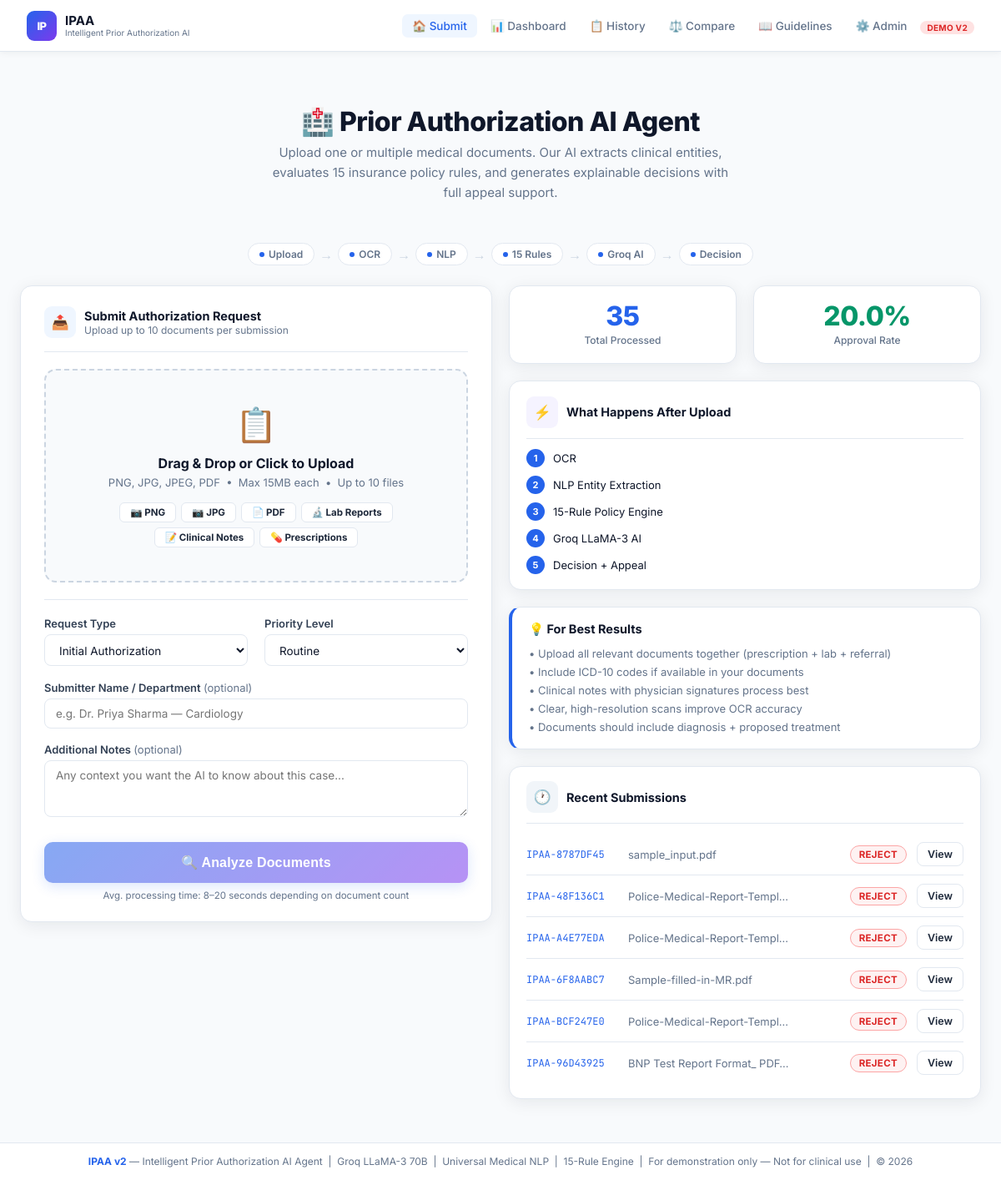
The page / on the database its author committed.
### extract/models.py (models this page shows, shortened)
class AuthorizationRequest(models.Model):
    class Decision(models.TextChoices):
        APPROVE = "APPROVE", "Approved"
        REJECT = "REJECT", "Rejected"
        PENDING = "PENDING", "Pending Review"
        INSUFFICIENT = "INSUFFICIENT", "Insufficient Data"
        PARTIAL = "PARTIAL", "Partial Approval"
    class Status(models.TextChoices):
        PROCESSING = "PROCESSING", "Processing"
        COMPLETE = "COMPLETE", "Complete"
        ERROR = "ERROR", "Error"
    class RequestType(models.TextChoices):
        INITIAL = "INITIAL", "Initial Authorization"
        RENEWAL = "RENEWAL", "Renewal / Continuation"
        EMERGENCY = "EMERGENCY", "Emergency Authorization"
        APPEAL = "APPEAL", "Appeal"
    id = models.UUIDField(primary_key=True, default=uuid.uuid4, editable=False)
    reference_number = models.CharField(max_length=20, unique=True, blank=True)
    created_at = models.DateTimeField(default=timezone.now)
    updated_at = models.DateTimeField(auto_now=True)
    request_type = models.CharField(max_length=20, choices=RequestType.choices, default=RequestType.INITIAL)
    submitter_name = models.CharField(max_length=200, blank=True)
    submitter_notes = models.TextField(blank=True, help_text="Additional context from submitter")
    priority = models.CharField(max_length=10, choices=[
        ("ROUTINE", "Routine"), ("URGENT", "Urgent"), ("STAT", "STAT/Emergency")
    ], default="ROUTINE")
    file = models.FileField(upload_to="documents/%Y/%m/%d/", blank=True, null=True)
    file_name = models.CharField(max_length=255, blank=True)
    file_type = models.CharField(max_length=20, blank=True)
    extracted_text = models.TextField(blank=True)
    ocr_confidence = models.FloatField(default=0.0)
    document_count = models.IntegerField(default=1)
    disease = models.TextField(blank=True)
    treatment = models.TextField(blank=True)
    patient_info = models.TextField(blank=True)
    icd_codes = models.TextField(blank=True)
    cpt_codes = models.TextField(blank=True)
    medications = models.TextField(blank=True)
    procedures = models.TextField(blank=True)
    lab_values = models.JSONField(default=dict, blank=True)
    vitals = models.JSONField(default=dict, blank=True)
    allergies = models.TextField(blank=True)
    dosage_info = models.TextField(blank=True)
    decision = models.CharField(max_length=20, choices=Decision.choices, default=Decision.PENDING)
    reason = models.TextField(blank=True)
    rule_flags = models.JSONField(default=dict, blank=True)
    confidence_score = models.FloatField(default=0.0)
    risk_level = models.CharField(max_length=10, blank=True)
    completeness_score = models.FloatField(default=0.0, help_text="0-100 document completeness")
    validation_score = models.FloatField(default=1.0)
    fraud_risk = models.CharField(max_length=10, default="LOW")
    validation_flags = models.JSONField(default=list, blank=True)
    consistency_level = models.CharField(max_length=10, default="LOW")
    ai_explanation = models.TextField(blank=True)
    ai_suggestions = models.TextField(blank=True)
    appeal_letter = models.TextField(blank=True)
    clinical_summary = models.TextField(blank=True)
    missing_fields = models.JSONField(default=list, blank=True)
    ai_summary = models.TextField(blank=True)
    ai_action = models.TextField(blank=True)
    ai_appeal = models.TextField(blank=True)
    status = models.CharField(max_length=20, choices=Status.choices, default=Status.PROCESSING)
    processing_time_ms = models.IntegerField(default=0)
    error_message = models.TextField(blank=True)
    class Meta:
        ordering = ["-created_at"]
        verbose_name = "Authorization Request"
        verbose_name_plural = "Authorization Requests"
    @property
    def documents(self):
        return self.uploaded_documents.all()

### extract/views.py (the view, shortened to what this page needs)
# urls.py: path("", views.upload_view, name="upload"),
@require_http_methods(["GET", "POST"])
def upload_view(request):
    if request.method == "GET":
        stats = _dashboard_stats()
        recent = AuthorizationRequest.objects.filter(
            status=AuthorizationRequest.Status.COMPLETE
        ).order_by("-created_at")[:6]
        steps = [
            "OCR",
            "NLP Entity Extraction",
            "15-Rule Policy Engine",
            "Groq LLaMA-3 AI",
            "Decision + Appeal"
        ]
        return render(request, "extract/upload.html", {
            "recent_cases": recent,
            "stats": stats,
            "steps": steps   # 🔥 important
        })

### templates/extract/upload.html (shortened to what this page needs)
{% extends "base.html" %}
{% block content %}
<div class="hero">
  <h1>🏥 Prior Authorization AI Agent</h1>
  <p>Upload one or multiple medical documents. Our AI extracts clinical entities, evaluates 15 insurance policy rules, and generates explainable decisions with full appeal support.</p>
</div>
<div class="pipeline">
  <div class="pipe-step"><span class="dot"></span>Upload</div><span class="pipe-arrow">→</span>
  <div class="pipe-step"><span class="dot"></span>OCR</div><span class="pipe-arrow">→</span>
  <div class="pipe-step"><span class="dot"></span>NLP</div><span class="pipe-arrow">→</span>
  <div class="pipe-step"><span class="dot"></span>15 Rules</div><span class="pipe-arrow">→</span>
  <div class="pipe-step"><span class="dot"></span>Groq AI</div><span class="pipe-arrow">→</span>
  <div class="pipe-step"><span class="dot"></span>Decision</div>
</div>
<div class="grid-2" style="align-items:start">
  <div>
    <div class="card">
      <div class="card-header">
        <div class="card-icon" style="background:var(--blue-mid)">📤</div>
        <div>
          <div class="card-title">Submit Authorization Request</div>
          <div class="card-subtitle">Upload up to 10 documents per submission</div>
        </div>
      </div>
      <form method="POST" enctype="multipart/form-data" id="upload-form">
        <div class="drop-zone" id="drop-zone">
          <div class="drop-icon">📋</div>
          <div class="drop-title">Drag & Drop or Click to Upload</div>
          <div class="drop-sub">PNG, JPG, JPEG, PDF &nbsp;•&nbsp; Max 15MB each &nbsp;•&nbsp; Up to 10 files</div>
          <div class="format-pills">
            <span class="fmt-pill">📷 PNG</span>
            <span class="fmt-pill">📷 JPG</span>
            <span class="fmt-pill">📄 PDF</span>
            <span class="fmt-pill">🔬 Lab Reports</span>
            <span class="fmt-pill">📝 Clinical Notes</span>
            <span class="fmt-pill">💊 Prescriptions</span>
          </div>
        </div>
        <hr class="divider">
        <div class="grid-2">
          <div class="form-group">
            <label class="form-label">Request Type</label>
            <select name="request_type" class="form-control">
              <option value="INITIAL">Initial Authorization</option>
            </select>
          </div>
          <div class="form-group">
            <label class="form-label">Priority Level</label>
            <select name="priority" class="form-control">
              <option value="ROUTINE">Routine</option>
            </select>
          </div>
        </div>
        <div class="form-group">
          <label class="form-label">Submitter Name / Department <span style="color:var(--text-muted);font-weight:400">(optional)</span></label>
          <input type="text" name="submitter_name" class="form-control" placeholder="e.g. Dr. Priya Sharma — Cardiology">
        </div>
        <div class="form-group">
          <label class="form-label">Additional Notes <span style="color:var(--text-muted);font-weight:400">(optional)</span></label>
          <textarea name="notes" class="form-control" rows="3" placeholder="Any context you want the AI to know about this case..."></textarea>
        </div>
        <button type="submit" class="btn-analyze" id="submit-btn" disabled>
          🔍 Analyze Documents
        </button>
        <p class="text-muted text-xs mt-1" style="text-align:center">Avg. processing time: 8–20 seconds depending on document count</p>
      </form>
    </div>
  </div>
  <div>
    {% if stats.total %}
    <div class="grid-2" style="margin-bottom:1.25rem">
      <div class="stat-box">
        <div class="stat-val" style="color:var(--blue)">{{ stats.total }}</div>
        <div class="stat-lbl">Total Processed</div>
      </div>
      <div class="stat-box">
        <div class="stat-val" style="color:var(--green)">{{ stats.approval_rate }}%</div>
        <div class="stat-lbl">Approval Rate</div>
      </div>
    </div>
    {% endif %}
    <div class="card card-sm" style="margin-bottom:1.25rem">
      <div class="card-header" style="margin-bottom:.75rem;padding-bottom:.75rem">
        <div class="card-icon" style="background:var(--purple-bg)">⚡</div>
        <div class="card-title">What Happens After Upload</div>
      </div>
      <div style="display:flex;flex-direction:column;gap:10px">
        {% for step in steps %}
        <div style="display:flex;align-items:center;gap:10px;font-size:13px">
          <div style="width:22px;height:22px;border-radius:50%;background:var(--blue);color:#fff;display:grid;place-items:center;font-size:11px;font-weight:700;flex-shrink:0">{{ forloop.counter }}</div>
          <span>{{ step }}</span>
        </div>
        {% endfor %}
      </div>
    </div>
    <div class="card card-sm" style="border-left:4px solid var(--blue);margin-bottom:1.25rem">
      <div class="card-title" style="margin-bottom:.75rem">💡 For Best Results</div>
      <div style="display:flex;flex-direction:column;gap:6px;font-size:13px;color:var(--text-muted)">
        <div>• Upload all relevant documents together (prescription + lab + referral)</div>
        <div>• Include ICD-10 codes if available in your documents</div>
        <div>• Clinical notes with physician signatures process best</div>
        <div>• Clear, high-resolution scans improve OCR accuracy</div>
        <div>• Documents should include diagnosis + proposed treatment</div>
      </div>
    </div>
    {% if recent_cases %}
    <div class="card card-sm">
      <div class="card-header" style="margin-bottom:.75rem;padding-bottom:.75rem">
        <div class="card-icon" style="background:var(--gray-100)">🕐</div>
        <div class="card-title">Recent Submissions</div>
      </div>
      {% for case in recent_cases %}
      <div class="case-row">
        <span class="mono" style="color:var(--blue);min-width:110px">{{ case.reference_number }}</span>
        <span class="flex-1 text-muted text-sm" style="flex:1;overflow:hidden;text-overflow:ellipsis;white-space:nowrap">{{ case.file_name|truncatechars:28 }}</span>
        <span class="badge badge-{% if case.decision == 'APPROVE' %}approve{% elif case.decision == 'REJECT' %}reject{% else %}pending{% endif %}">{{ case.decision }}</span>
        <a href="/result/{{ case.pk }}/" class="btn btn-ghost btn-sm">View</a>
      </div>
      {% endfor %}
    </div>
    {% endif %}
  </div>
</div>
{% endblock %}

### templates/base.html (shortened to what this page needs)
<!DOCTYPE html>
<html lang="en">
<head>
</head>
<body>
<nav>
  <a href="/" class="nav-brand">
    <div class="nav-logo">IP</div>
    <div>
      <div class="nav-name">IPAA</div>
      <div class="nav-sub">Intelligent Prior Authorization AI</div>
    </div>
  </a>
  <ul class="nav-links">
    <li><a href="/" {% if request.resolver_match.url_name == 'upload' %}class="active"{% endif %}>🏠 Submit</a></li>
    <li><a href="/dashboard/" {% if request.resolver_match.url_name == 'dashboard' %}class="active"{% endif %}>📊 Dashboard</a></li>
    <li><a href="/history/" {% if request.resolver_match.url_name == 'history' %}class="active"{% endif %}>📋 History</a></li>
    <li><a href="/compare/" {% if request.resolver_match.url_name == 'compare' %}class="active"{% endif %}>⚖️ Compare</a></li>
    <li><a href="/guidelines/" {% if request.resolver_match.url_name == 'guidelines' %}class="active"{% endif %}>📖 Guidelines</a></li>
    <li><a href="/admin/" target="_blank">⚙️ Admin</a></li>
    <li><span class="nav-pill">Demo v2</span></li>
  </ul>
</nav>
<main>
  {% block content %}{% endblock %}
</main>
<footer>
  <strong>IPAA v2</strong> — Intelligent Prior Authorization AI Agent &nbsp;|&nbsp;
  Groq LLaMA-3 70B &nbsp;|&nbsp; Universal Medical NLP &nbsp;|&nbsp; 15-Rule Engine &nbsp;|&nbsp;
  For demonstration only — Not for clinical use &nbsp;|&nbsp; © 2026
</footer>
</body>
</html>

### rows shown on the page
AuthorizationRequest: reference_number "IPAA-8787DF45", file_name "sample_input.pdf", decision "REJECT"
AuthorizationRequest: reference_number "IPAA-48F136C1", file_name "Police-Medical-Report-Templ…", decision "REJECT"
AuthorizationRequest: reference_number "IPAA-A4E77EDA", file_name "Police-Medical-Report-Templ…", decision "REJECT"
AuthorizationRequest: reference_number "IPAA-6F8AABC7", file_name "Sample-filled-in-MR.pdf", decision "REJECT"
AuthorizationRequest: reference_number "IPAA-BCF247E0", file_name "Police-Medical-Report-Templ…", decision "REJECT"
AuthorizationRequest: reference_number "IPAA-96D43925", file_name "BNP Test Report Format_ PDF…", decision "REJECT"

### other values the page prints
{{ stats.total }} "35"
{{ stats.approval_rate }} "20.0"
{{ step }} "OCR" "NLP Entity Extraction" "15-Rule Policy Engine" "Groq LLaMA-3 AI" "Decision + Appeal"
